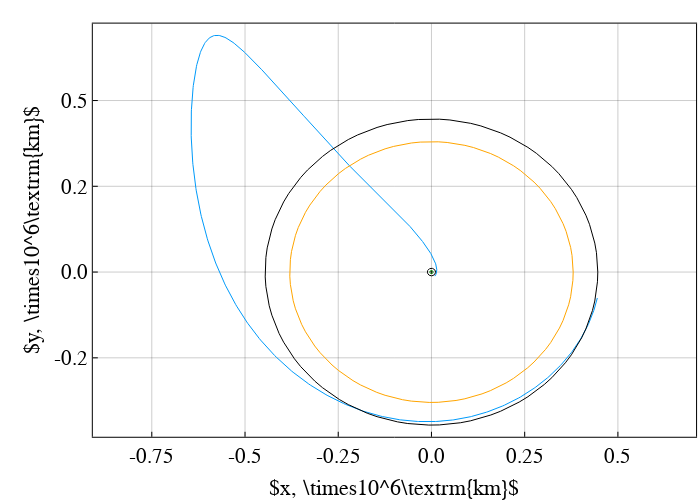

Here is the notebook cell this chart was saved with:
### Code cell
idx = 20

# maybe want to use "for row in eachrow(df)" to automate the process...? 
row = df[idx,:]
# println(row)

sv_mid_cart = [row.x_ra, row.y_ra, row.z_ra, row.xdot_ra, row.ydot_ra, row.zdot_ra]
# change the coordinates into cylindrical (only position)
svm_mid_cyl = vcat(SailorMoon.cart2cylind_only_pos(sv_mid_cart), row.m_ra)

tof_leo2mid = row.dt2
tof_mid2lpo = row.dt1
tof = row.tof
rp = row.rp_kep
ra = row.ra_kep
α = row.alpha
m_rp = row.m_rp

θsf = row.thetasf
ϕ0  = row.phi0

x_lpo  = row.x_lpo
y_lpo  = row.y_lpo
z_lpo  = row.z_lpo
vx_lpo = row.xdot_lpo
vy_lpo = row.ydot_lpo
vz_lpo = row.zdot_lpo


svf = [x_lpo, y_lpo, z_lpo, vx_lpo, vy_lpo, vz_lpo, 1.0]
tspan = [0, -tof]
params = [
    param3b.mu2, param3b.mus, param3b.as, pi - θsf, param3b.oml, param3b.omb, 
    1.0, 0.0, 0.0, 
    paramMulti.mdot, paramMulti.tmax, dir_func, param3b.tstar
]
prob = ODEProblem(SailorMoon.rhs_bcr4bp_sb1frame2_thrust_bal!, svf, tspan, params)
sol = solve(prob, Tsit5(); reltol=1e-12, abstol=1e-12)


pcart_ = plot(
    size=(700,500), frame_style=:box, aspect_ratio=:equal, grid=0.4, legend=false, 
    xlabel=L"x, \times10^6\textrm{km}", 
#     ylabel = "test",
    ylabel=L"y, \times10^6\textrm{km}",
    colorbar_titlefontsize=fs,
    fontsize=fs, xlabelfontsize=fs, ylabelfontsize=fs, xtickfontsize=fs-1, ytickfontsize=fs-1, legendfontsize=fs-1
);

plot!(pcart_, (sol[1,:] .- param3b.as) .* param3b.lstar , sol[2,:].*param3b.lstar)

plot!(pcart_, earth[1,:], earth[2,:], c=:green, lw=1.0, label="earth")
plot!(pcart_, earth_ub[1,:], earth_ub[2,:], c=:black, lw=1.0, label="earth")
plot!(pcart_, earth_lb[1,:], earth_lb[2,:], c=:black, lw=1.0, label="earth")
plot!(pcart_, moon[1,:], moon[2,:], c=:orange, lw=1.0, label="moon")
plot!(pcart_, moon_soi_outer[1,:], moon_soi_outer[2,:], c=:black, lw=1.0, label="moon_soi_outer",
    xaxis=(formatter=x->string(round(x / 10^6; digits=2))),
    yaxis=(formatter=y->string(round(y / 10^6; digits=1))),
)

# savefig("ini_guess.png")
